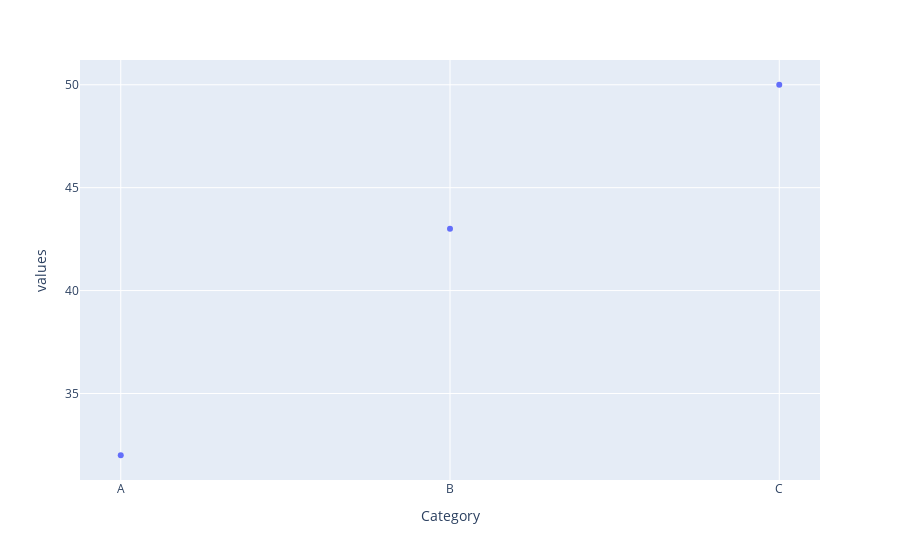

This figure's notebook cell:
### Code cell
import plotly.express as px

fig = px.scatter(df2, x='Category', y='values')
fig.show()

### Figure 1 — Plotly figure (JSON) as saved in the notebook; plotly's stock layout.template omitted (floating-point values rounded to 4 significant figures)
{"data": [{"hovertemplate": "Category=%{x}<br>values=%{y}<extra></extra>", "legendgroup": "", "marker": {"color": "#636efa", "symbol": "circle"}, "mode": "markers", "name": "", "orientation": "v", "showlegend": false, "x": ["A", "B", "C"], "xaxis": "x", "y": [32, 43, 50], "yaxis": "y", "type": "scatter"}], "layout": {"xaxis": {"anchor": "y", "domain": [0, 1], "title": {"text": "Category"}}, "yaxis": {"anchor": "x", "domain": [0, 1], "title": {"text": "values"}}, "legend": {"tracegroupgap": 0}, "margin": {"t": 60}}}
